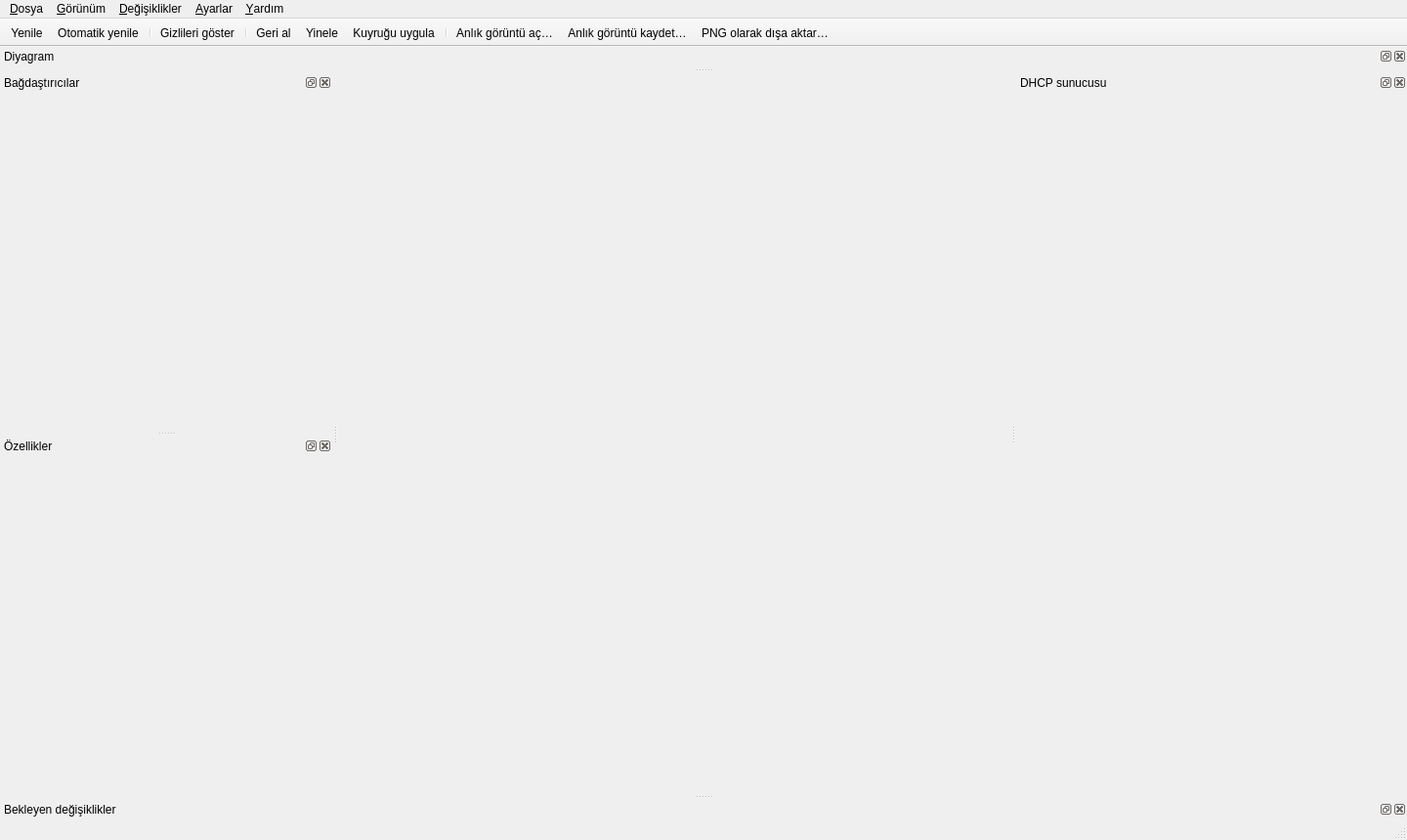
<?xml version="1.0" encoding="UTF-8"?>
<ui version="4.0">
 <class>MainWindow</class>
 <widget class="QMainWindow" name="MainWindow">
  <property name="geometry">
   <rect><x>0</x><y>0</y><width>1440</width><height>860</height></rect>
  </property>
  <property name="windowTitle">
   <string>networkPlus</string>
  </property>
  <property name="dockNestingEnabled">
   <bool>true</bool>
  </property>
  <!-- Merkez bos ve gizli: diyagram da diger paneller gibi tasinabilir bir dock (dockDiagram). -->
  <widget class="QWidget" name="centralwidget"/>
  <widget class="QMenuBar" name="menubar">
   <property name="geometry">
    <rect><x>0</x><y>0</y><width>1440</width><height>21</height></rect>
   </property>
   <widget class="QMenu" name="menuFile">
    <property name="title"><string>&amp;Dosya</string></property>
    <addaction name="actOpenSnapshot"/>
    <addaction name="actSaveSnapshot"/>
    <addaction name="actExportPng"/>
    <addaction name="separator"/>
    <addaction name="actLive"/>
    <addaction name="actRelaunchAdmin"/>
    <addaction name="separator"/>
    <addaction name="actQuit"/>
   </widget>
   <widget class="QMenu" name="menuView">
    <property name="title"><string>&amp;Görünüm</string></property>
    <addaction name="actRefresh"/>
    <addaction name="actAutoRefresh"/>
    <addaction name="separator"/>
    <addaction name="actShowHidden"/>
    <addaction name="actRelayout"/>
    <addaction name="actFit"/>
    <addaction name="actResetLayout"/>
    <addaction name="separator"/>
   </widget>
   <widget class="QMenu" name="menuHelp">
    <property name="title"><string>&amp;Yardım</string></property>
    <addaction name="actAbout"/>
   </widget>
   <widget class="QMenu" name="menuChanges">
    <property name="title"><string>&amp;Değişiklikler</string></property>
    <addaction name="actUndo"/>
    <addaction name="actRedo"/>
    <addaction name="separator"/>
    <addaction name="actApply"/>
    <addaction name="actReviewPlan"/>
    <addaction name="actClearChanges"/>
   </widget>
   <widget class="QMenu" name="menuSettings">
    <property name="title"><string>&amp;Ayarlar</string></property>
    <widget class="QMenu" name="menuAutostart">
     <property name="title"><string>Sistemle başlat</string></property>
     <addaction name="actAutostartOff"/>
     <addaction name="actAutostartUser"/>
     <addaction name="actAutostartAdmin"/>
    </widget>
    <widget class="QMenu" name="menuLanguage">
     <property name="title"><string>Dil</string></property>
     <addaction name="actLanguageAuto"/>
     <addaction name="separator"/>
    </widget>
    <widget class="QMenu" name="menuTheme">
     <property name="title"><string>Tema</string></property>
     <addaction name="actThemeAuto"/>
     <addaction name="actThemeSystem"/>
     <addaction name="separator"/>
     <addaction name="separator"/>
     <addaction name="actOpenThemesFolder"/>
    </widget>
    <addaction name="menuLanguage"/>
    <addaction name="menuTheme"/>
    <addaction name="menuAutostart"/>
    <addaction name="actElevateOnStart"/>
    <addaction name="separator"/>
    <addaction name="actConfirmRisky"/>
    <addaction name="actQueueMode"/>
    <addaction name="separator"/>
    <addaction name="actCloseToTray"/>
    <addaction name="actNotifications"/>
   </widget>
   <!-- Tepsi menusu: menu cubuguna EKLENMEZ (addaction yok); sistem tepsisi simgesinde acilir.
        Bagdastiricilar alt menusu kodda en uste eklenir. -->
   <widget class="QMenu" name="menuTray">
    <property name="title"><string>Tepsi</string></property>
    <addaction name="actTrayShow"/>
    <addaction name="separator"/>
    <addaction name="actRefresh"/>
    <addaction name="actApply"/>
    <addaction name="separator"/>
    <addaction name="actCloseToTray"/>
    <addaction name="actNotifications"/>
    <addaction name="separator"/>
    <addaction name="actQuitApp"/>
   </widget>
   <addaction name="menuFile"/>
   <addaction name="menuView"/>
   <addaction name="menuChanges"/>
   <addaction name="menuSettings"/>
   <addaction name="menuHelp"/>
  </widget>
  <widget class="QToolBar" name="mainToolBar">
   <property name="windowTitle"><string>Araç çubuğu</string></property>
   <property name="movable"><bool>false</bool></property>
   <property name="toolButtonStyle"><enum>Qt::ToolButtonTextOnly</enum></property>
   <attribute name="toolBarArea"><enum>TopToolBarArea</enum></attribute>
   <attribute name="toolBarBreak"><bool>false</bool></attribute>
   <addaction name="actRefresh"/>
   <addaction name="actAutoRefresh"/>
   <addaction name="separator"/>
   <addaction name="actShowHidden"/>
   <addaction name="separator"/>
   <addaction name="actUndo"/>
   <addaction name="actRedo"/>
   <addaction name="actApply"/>
   <addaction name="separator"/>
   <addaction name="actOpenSnapshot"/>
   <addaction name="actSaveSnapshot"/>
   <addaction name="actExportPng"/>
  </widget>
  <widget class="QStatusBar" name="statusbar"/>
  <widget class="QDockWidget" name="dockDiagram">
   <property name="windowTitle"><string>Diyagram</string></property>
   <attribute name="dockWidgetArea"><number>4</number></attribute>
   <widget class="QWidget" name="diagramContainer">
    <layout class="QVBoxLayout" name="layoutDiagram">
     <property name="spacing"><number>2</number></property>
     <property name="leftMargin"><number>0</number></property>
     <property name="topMargin"><number>0</number></property>
     <property name="rightMargin"><number>0</number></property>
     <property name="bottomMargin"><number>0</number></property>
     <item>
      <widget class="ConfirmBar" name="confirmBar"/>
     </item>
     <item>
      <widget class="DiagramPanel" name="diagram" native="true"/>
     </item>
    </layout>
   </widget>
  </widget>
  <widget class="QDockWidget" name="dockAdapters">
   <property name="windowTitle"><string>Bağdaştırıcılar</string></property>
   <property name="minimumSize"><size><width>340</width><height>100</height></size></property>
   <attribute name="dockWidgetArea"><number>1</number></attribute>
   <widget class="AdapterListPanel" name="adapterList"/>
  </widget>
  <widget class="QDockWidget" name="dockInspector">
   <property name="windowTitle"><string>Özellikler</string></property>
   <property name="minimumSize"><size><width>340</width><height>100</height></size></property>
   <attribute name="dockWidgetArea"><number>1</number></attribute>
   <widget class="InspectorPanel" name="inspector"/>
  </widget>
  <widget class="QDockWidget" name="dockChanges">
   <property name="windowTitle"><string>Bekleyen değişiklikler</string></property>
   <attribute name="dockWidgetArea"><number>8</number></attribute>
   <widget class="ChangesPanel" name="changesPanel"/>
  </widget>
  <widget class="QDockWidget" name="dockDhcp">
   <property name="windowTitle"><string>DHCP sunucusu</string></property>
   <property name="minimumSize"><size><width>400</width><height>100</height></size></property>
   <attribute name="dockWidgetArea"><number>2</number></attribute>
   <widget class="DhcpServerPanel" name="dhcpPanel"/>
  </widget>
  <action name="actRefresh">
   <property name="text"><string>Yenile</string></property>
   <property name="toolTip"><string>Ağ durumunu yeniden oku</string></property>
   <property name="shortcut"><string>F5</string></property>
  </action>
  <action name="actAutoRefresh">
   <property name="checkable"><bool>true</bool></property>
   <property name="text"><string>Otomatik yenile</string></property>
   <property name="toolTip"><string>Ağ durumunu 30 saniyede bir yeniden oku</string></property>
  </action>
  <action name="actShowHidden">
   <property name="checkable"><bool>true</bool></property>
   <property name="text"><string>Gizlileri göster</string></property>
   <property name="toolTip"><string>Gizli ve sistem arayüzlerini diyagramda göster</string></property>
   <property name="shortcut"><string>Ctrl+H</string></property>
  </action>
  <action name="actRelayout">
   <property name="text"><string>Diyagramı otomatik yerleştir</string></property>
  </action>
  <action name="actFit">
   <property name="text"><string>Diyagramı pencereye sığdır</string></property>
   <property name="shortcut"><string>Ctrl+0</string></property>
  </action>
  <action name="actThemeAuto">
   <property name="checkable"><bool>true</bool></property>
   <property name="text"><string>Otomatik (sistemin açık/koyu ayarı)</string></property>
  </action>
  <action name="actThemeSystem">
   <property name="checkable"><bool>true</bool></property>
   <property name="text"><string>Sistem görünümü (tema yok)</string></property>
   <property name="toolTip"><string>İşletim sisteminin yerel görünümü; stil sayfası uygulanmaz</string></property>
  </action>
  <action name="actOpenThemesFolder">
   <property name="text"><string>Tema klasörünü aç…</string></property>
   <property name="toolTip"><string>Buraya konan .qss dosyaları Tema menüsünde görünür (yeniden açınca)</string></property>
  </action>
  <action name="actResetLayout">
   <property name="text"><string>Panelleri varsayılan yerleşime döndür</string></property>
   <property name="toolTip"><string>Panelleri varsayılan yerlerine ve boyutlarına getir</string></property>
  </action>
  <action name="actOpenSnapshot">
   <property name="text"><string>Anlık görüntü aç…</string></property>
   <property name="toolTip"><string>Kayıtlı bir anlık görüntü (JSON) dosyasını görüntüle</string></property>
   <property name="shortcut"><string>Ctrl+O</string></property>
  </action>
  <action name="actSaveSnapshot">
   <property name="text"><string>Anlık görüntü kaydet…</string></property>
   <property name="shortcut"><string>Ctrl+S</string></property>
  </action>
  <action name="actExportPng">
   <property name="text"><string>PNG olarak dışa aktar…</string></property>
   <property name="shortcut"><string>Ctrl+E</string></property>
  </action>
  <action name="actLive">
   <property name="text"><string>Canlı sisteme dön</string></property>
  </action>
  <action name="actRelaunchAdmin">
   <property name="text"><string>Yönetici olarak yeniden başlat</string></property>
   <property name="toolTip"><string>Uygulamayı yönetici olarak aç: Uygula her seferinde UAC sormaz</string></property>
  </action>
  <action name="actQuit">
   <property name="text"><string>Çıkış</string></property>
   <property name="shortcut"><string>Ctrl+Q</string></property>
  </action>
  <action name="actElevateOnStart">
   <property name="checkable"><bool>true</bool></property>
   <property name="checked"><bool>true</bool></property>
   <property name="text"><string>Açılışta yönetici yetkisi iste</string></property>
   <property name="toolTip"><string>Uygulama açılırken UAC ile yönetici olarak başlar; böylece ayarlar her seferinde izin sormadan uygulanır. Reddedilirse normal yetkiyle açılır. Sistemle başlarken (tepside) sorulmaz.</string></property>
  </action>
  <action name="actConfirmRisky">
   <property name="checkable"><bool>true</bool></property>
   <property name="checked"><bool>true</bool></property>
   <property name="text"><string>Riskli değişiklikte 30 sn geri alma süresi</string></property>
   <property name="toolTip"><string>İnternet bağlantınızı taşıyan karta dokunan değişikliklerden sonra ince bir şerit çıkar; 30 sn içinde “Koru” denmezse (ör. bağlantı koptuysa) otomatik geri alınır. Diğer değişiklikler hiç sormadan uygulanır.</string></property>
  </action>
  <action name="actQueueMode">
   <property name="checkable"><bool>true</bool></property>
   <property name="text"><string>Toplu düzenleme (önce kuyruğa al)</string></property>
   <property name="toolTip"><string>Açıkken değişiklikler hemen uygulanmaz, “Bekleyen değişiklikler” paneline girer ve birlikte uygulanır.</string></property>
  </action>
  <action name="actLanguageAuto">
   <property name="checkable"><bool>true</bool></property>
   <property name="text"><string>Otomatik (sistem dili; yoksa İngilizce)</string></property>
  </action>
  <action name="actQuitApp">
   <property name="text"><string>networkPlus'tan çık</string></property>
  </action>
  <action name="actTrayShow">
   <property name="text"><string>Pencereyi göster</string></property>
  </action>
  <action name="actAutostartOff">
   <property name="checkable"><bool>true</bool></property>
   <property name="text"><string>Kapalı</string></property>
  </action>
  <action name="actAutostartUser">
   <property name="checkable"><bool>true</bool></property>
   <property name="text"><string>Açık (tepside, normal yetki)</string></property>
  </action>
  <action name="actAutostartAdmin">
   <property name="checkable"><bool>true</bool></property>
   <property name="text"><string>Açık — yönetici olarak (UAC sormadan)</string></property>
   <property name="toolTip"><string>Görev Zamanlayıcı ile en yüksek yetkide başlar; kurarken bir kez yönetici izni istenir. Elle açtığınızda da UAC sormadan yönetici olur.</string></property>
  </action>
  <action name="actCloseToTray">
   <property name="checkable"><bool>true</bool></property>
   <property name="checked"><bool>true</bool></property>
   <property name="text"><string>Kapatınca tepsiye gönder</string></property>
  </action>
  <action name="actNotifications">
   <property name="checkable"><bool>true</bool></property>
   <property name="checked"><bool>true</bool></property>
   <property name="text"><string>Bağlantı değişikliklerini bildir</string></property>
   <property name="toolTip"><string>Tepsiden bildirim: internet çıkışı değişince, bağlantı kopunca ya da gelince (arka planda 60 sn'de bir okunur) ve DHCP sunucusuna yeni cihaz bağlanınca</string></property>
  </action>
  <action name="actApply">
   <property name="text"><string>Kuyruğu uygula</string></property>
   <property name="toolTip"><string>Bekleyen değişiklikleri şimdi uygula</string></property>
   <property name="shortcut"><string>Ctrl+Return</string></property>
  </action>
  <action name="actUndo">
   <property name="text"><string>Geri al</string></property>
   <property name="toolTip"><string>Kuyruktaki son düzenlemeyi geri al (uygulanmış değişiklikleri değil)</string></property>
   <property name="shortcut"><string>Ctrl+Z</string></property>
  </action>
  <action name="actRedo">
   <property name="text"><string>Yinele</string></property>
   <property name="shortcut"><string>Ctrl+Y</string></property>
  </action>
  <action name="actReviewPlan">
   <property name="text"><string>Planı ve betiği göster…</string></property>
   <property name="toolTip"><string>Bekleyen değişikliklerin planını, uyarılarını ve çalıştırılacak betiği göster</string></property>
  </action>
  <action name="actClearChanges">
   <property name="text"><string>Tüm bekleyen değişiklikleri at</string></property>
  </action>
  <action name="actAbout">
   <property name="text"><string>networkPlus hakkında</string></property>
  </action>
 </widget>
 <customwidgets>
  <customwidget>
   <class>ConfirmBar</class>
   <extends>QFrame</extends>
   <header>networkplus.ui.modules.confirm_bar.confirm_bar</header>
  </customwidget>
  <customwidget>
   <class>DiagramPanel</class>
   <extends>QWidget</extends>
   <header>networkplus.ui.modules.diagram.diagram_panel</header>
   <container>1</container>
  </customwidget>
  <customwidget>
   <class>AdapterListPanel</class>
   <extends>QWidget</extends>
   <header>networkplus.ui.modules.adapter_list.adapter_list</header>
   <container>1</container>
  </customwidget>
  <customwidget>
   <class>InspectorPanel</class>
   <extends>QWidget</extends>
   <header>networkplus.ui.modules.inspector.inspector</header>
   <container>1</container>
  </customwidget>
  <customwidget>
   <class>ChangesPanel</class>
   <extends>QWidget</extends>
   <header>networkplus.ui.modules.changes_panel.changes_panel</header>
   <container>1</container>
  </customwidget>
  <customwidget>
   <class>DhcpServerPanel</class>
   <extends>QWidget</extends>
   <header>networkplus.ui.modules.dhcp_server.dhcp_server</header>
   <container>1</container>
  </customwidget>
 </customwidgets>
 <resources/>
 <connections/>
</ui>
